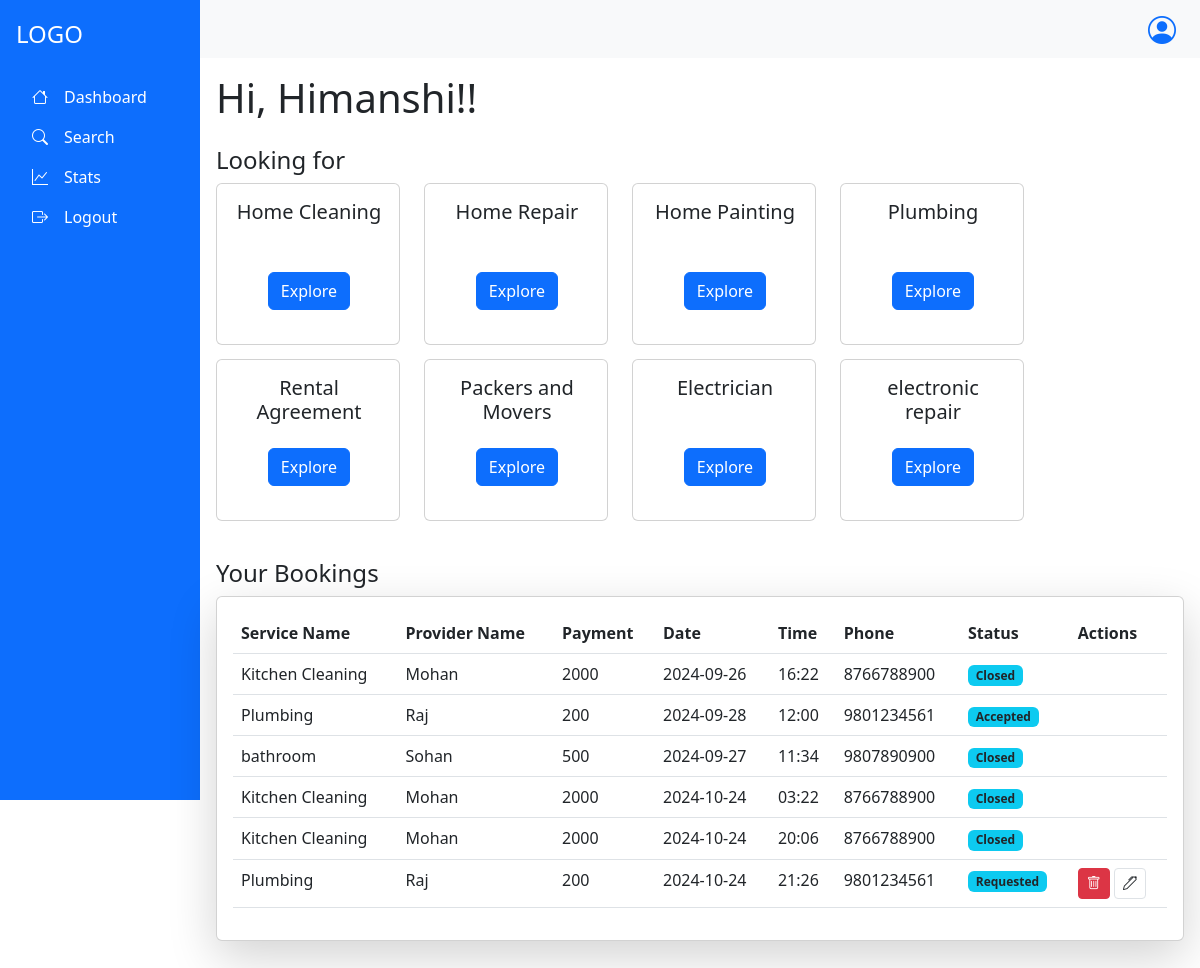
Page /customer/Dashboard (signed in) on the earlier database version.
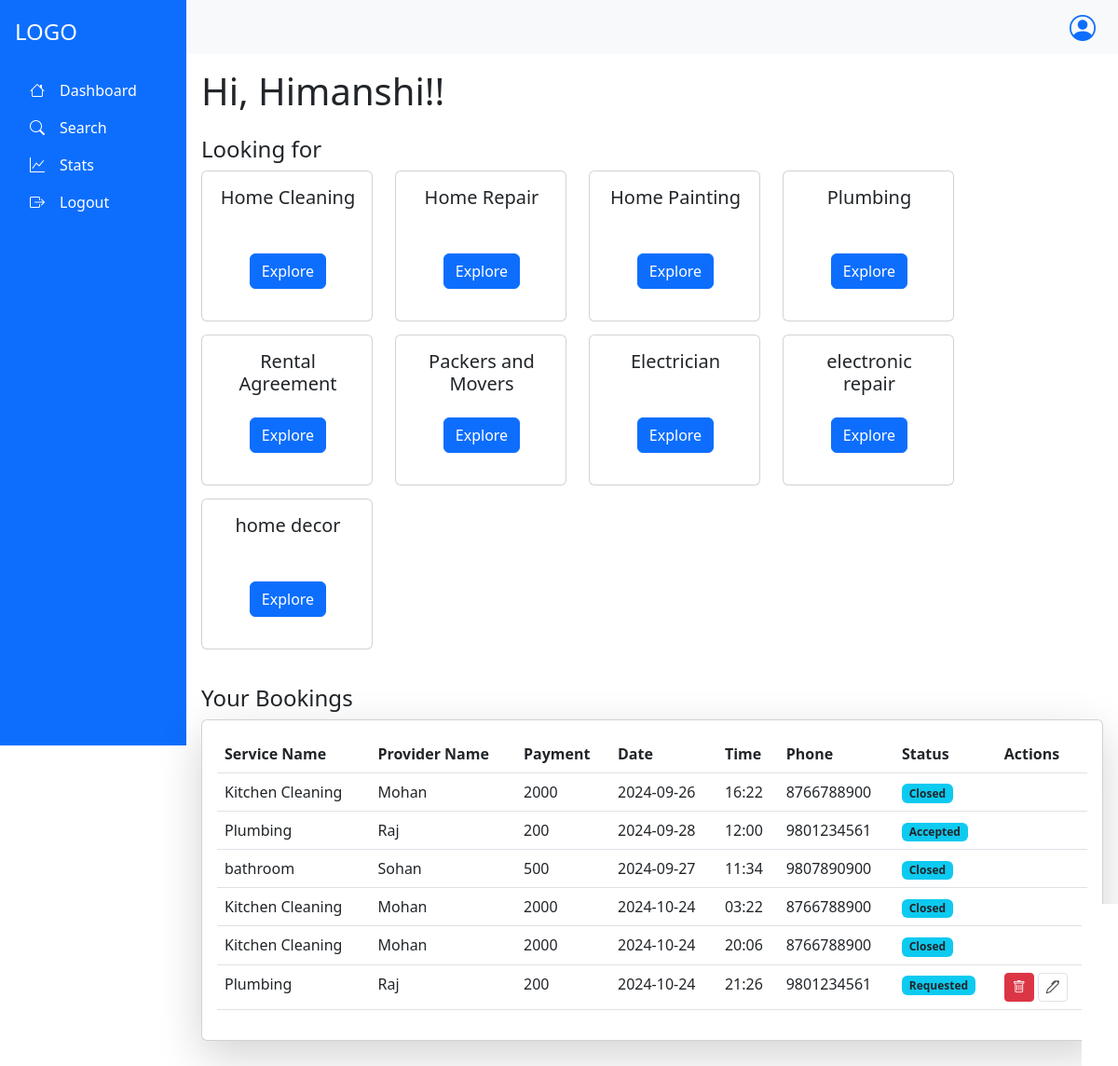
Same page on the later database version.
### app.py (models this page shows, shortened)
class Services(db.Model):
    __tablename__="services"
    s_id=db.Column(db.Integer, primary_key=True, autoincrement= True)
    s_name=db.Column(db.String,unique=True)
    baseprice=db.Column(db.Integer)
    packages=db.relationship("Package", backref="service")
    Sproviders=db.relationship("ServiceProvider",backref="service")

class Request(db.Model):
    __tablename__="request"
    r_id=db.Column(db.Integer, primary_key=True, autoincrement= True)
    sp_id=db.Column(db.Integer, db.ForeignKey("serviceprovider.sp_id"),nullable=False)
    c_id=db.Column(db.Integer, db.ForeignKey("customer.c_id"),nullable=False)
    p_id=db.Column(db.Integer, db.ForeignKey("package.p_id"),nullable=False)
    r_date=db.Column(db.String)
    r_time=db.Column(db.String)
    r_address=db.Column(db.String)
    r_city=db.Column(db.String)
    r_message=db.Column(db.String)
    r_status=db.Column(db.String)
    r_rating=db.Column(db.Integer)
    all_messages=db.relationship("Messages",backref="req")

class Package(db.Model):
    __tablename__="package"
    p_id=db.Column(db.Integer, primary_key=True, autoincrement= True)
    p_name=db.Column(db.String,unique=True)
    p_price=db.Column(db.Integer)
    p_description=db.Column(db.String)
    p_rating=db.Column(db.Integer)
    s_id=db.Column(db.Integer, db.ForeignKey("services.s_id"),nullable=False)
    sp_id=db.Column(db.Integer, db.ForeignKey("serviceprovider.sp_id"),nullable=False)
    req=db.relationship("Request",backref="pack")

class ServiceProvider(db.Model,UserMixin):
    __tablename__='serviceprovider'
    sp_id=db.Column(db.Integer, primary_key=True, autoincrement= True)
    sp_name=db.Column(db.String,unique=True)
    sp_address=db.Column(db.String)
    sp_email=db.Column(db.String,unique=True)
    sp_password=db.Column(db.String)
    sp_exp=db.Column(db.Integer)
    sp_phone=db.Column(db.String)
    sp_city=db.Column(db.String)
    sp_rating=db.Column(db.Integer)
    sp_status=db.Column(db.String)
    sp_rfile=db.Column(db.String)
    sp_warn=db.Column(db.Integer)
    sp_warn_msg=db.Column(db.String)
    sp_servicename=db.Column(db.String,db.ForeignKey("services.s_name"))
    mypackages=db.relationship("Package", backref="servprovider")
    receive_request=db.relationship("Request",backref="servprovider")

### app.py (the view)
@app.route("/customer/Dashboard",methods=["GET","POST"])
@login_required
def Dashboard():
    if request.method=="GET":
        s=db.session.query(Services).all()
        serv=[]
        for ser in s:
            serv.append(ser.s_name)
        req=db.session.query(Request).filter_by(c_id=current_user.c_id).all()
        return render_template("/Customer/CustomerDashboard.html",servname=serv,requests=req,cu=current_user)

### app.py (called while the page is built)
@login_manager.user_loader
def load_user(user_id):
        utype,id=user_id.split("-")
        if utype=="c":
            return db.session.query(Customer).filter_by(c_id=id).first()
        elif utype=='sp':
            return db.session.query(ServiceProvider).filter_by(sp_id=id).first()
        else:
            return db.session.query(Admin).filter_by(admin_id=id).first()

### templates/Customer/CustomerDashboard.html (shortened to what this page needs)
{% extends "/Customer/customer_base.html" %}
{% block content %}
<h1 class="mb-4">Hi, {{cu.c_name}}!!</h1>
<div class="mb-5">
  <h4>Looking for</h4>
  <div class="row">
    {% for service in servname %}
    <div class="col-sm-6 mb-3" style="width:13rem; height:10rem;">
        <div class="card">
            <div class="card-body" style="width:184px; height:160px">
            <div class="d-flex justify-content-center text-center" style="width:152px; height:48px"><h5 class="card-title">{{service}}</h5></div>
            <div class="d-flex justify-content-center mt-4"><a href="/customer/search?sname={{service}}" class="btn btn-primary">Explore</a></div>
            </div>
        </div>
    </div>
    {% endfor %}
</div>
<h4 class="mt-4">Your Bookings</h4>
<div class="card shadow-lg">
  <div class="card-body">
      <table class="table">
          <thead>
              <tr>
                  <th>Service Name</th>
                  <th>Provider Name</th>
                  <th>Payment</th>
                  <th>Date</th>
                  <th>Time</th>
                  <th>Phone</th>
                  <th>Status</th>
                  <th>Actions</th>
              </tr>
          </thead>
          <tbody>
            {% for request in requests %}
              <tr>
                  <td>{{request.pack.p_name}}</td>
                  <td>{{request.servprovider.sp_name}}</td>
                  <td>{{request.pack.p_price}}</td>
                  <td>{{request.r_date}}</td>
                  <td>{{request.r_time}}</td>
                  <td>{{request.servprovider.sp_phone}}</td>
                  <td><span class="badge bg-info text-dark">{{request.r_status}}</span></td>
                  <td class="action-btns">
                      {% if request.r_status=="Requested" %}
                      <button class="btn btn-sm btn-danger" data-bs-toggle="modal" data-bs-target="#exampleModal">
                          <i class="bi bi-trash"></i>
                      </button>
                      <button class="btn btn-sm btn-white border" data-bs-toggle="modal" data-bs-target="#exampleModal2" >
                          <i class="bi bi-pen"></i>
                      </button>
                          {% endif %}
                  </td>
              </tr>
            {% endfor %}
          </tbody>
      </table>
  </div>
</div>
{% endblock %}

Differences in the rows shown:
added Services: s_name "home decor"
